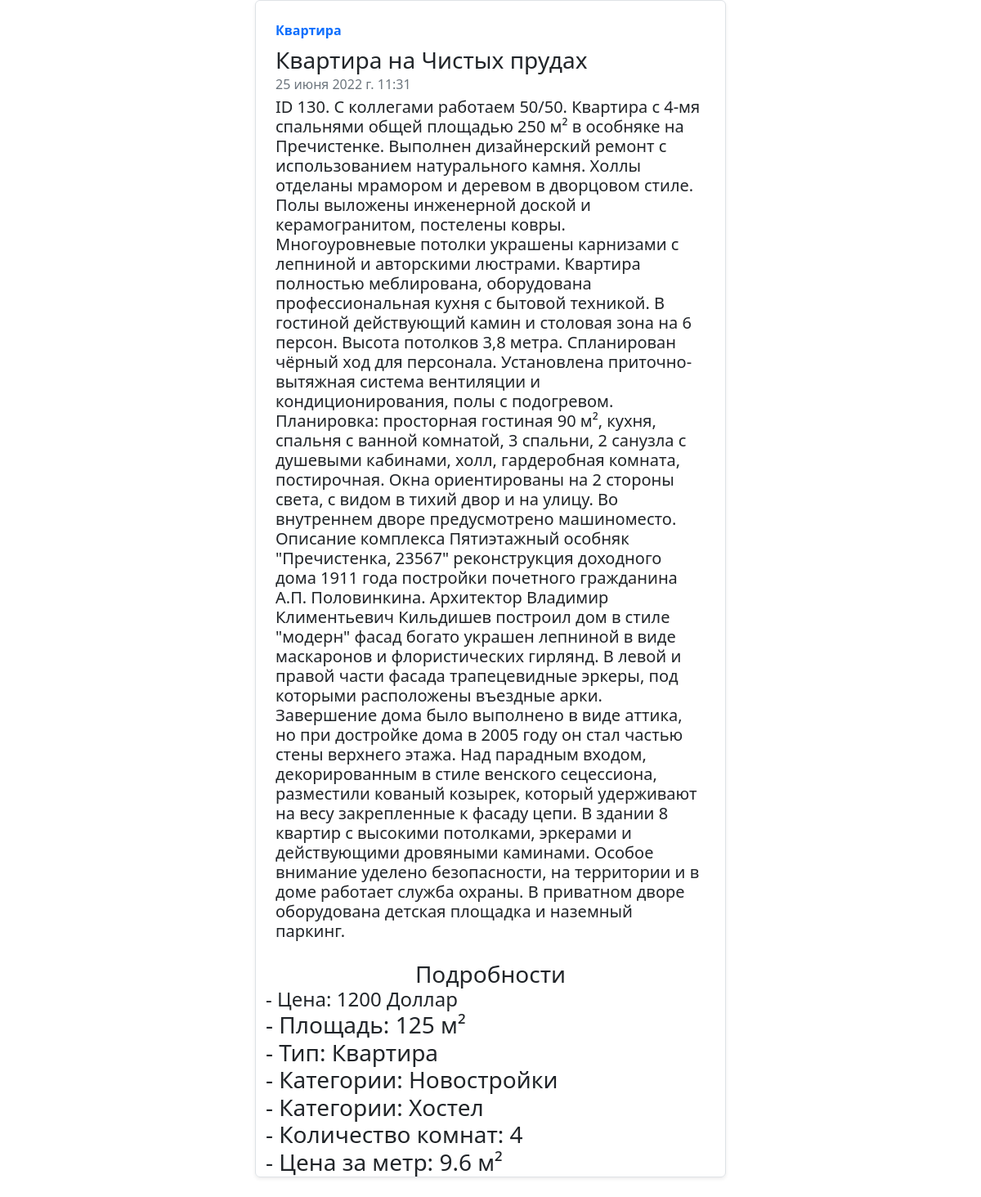
The app's page /estates/1, older data.
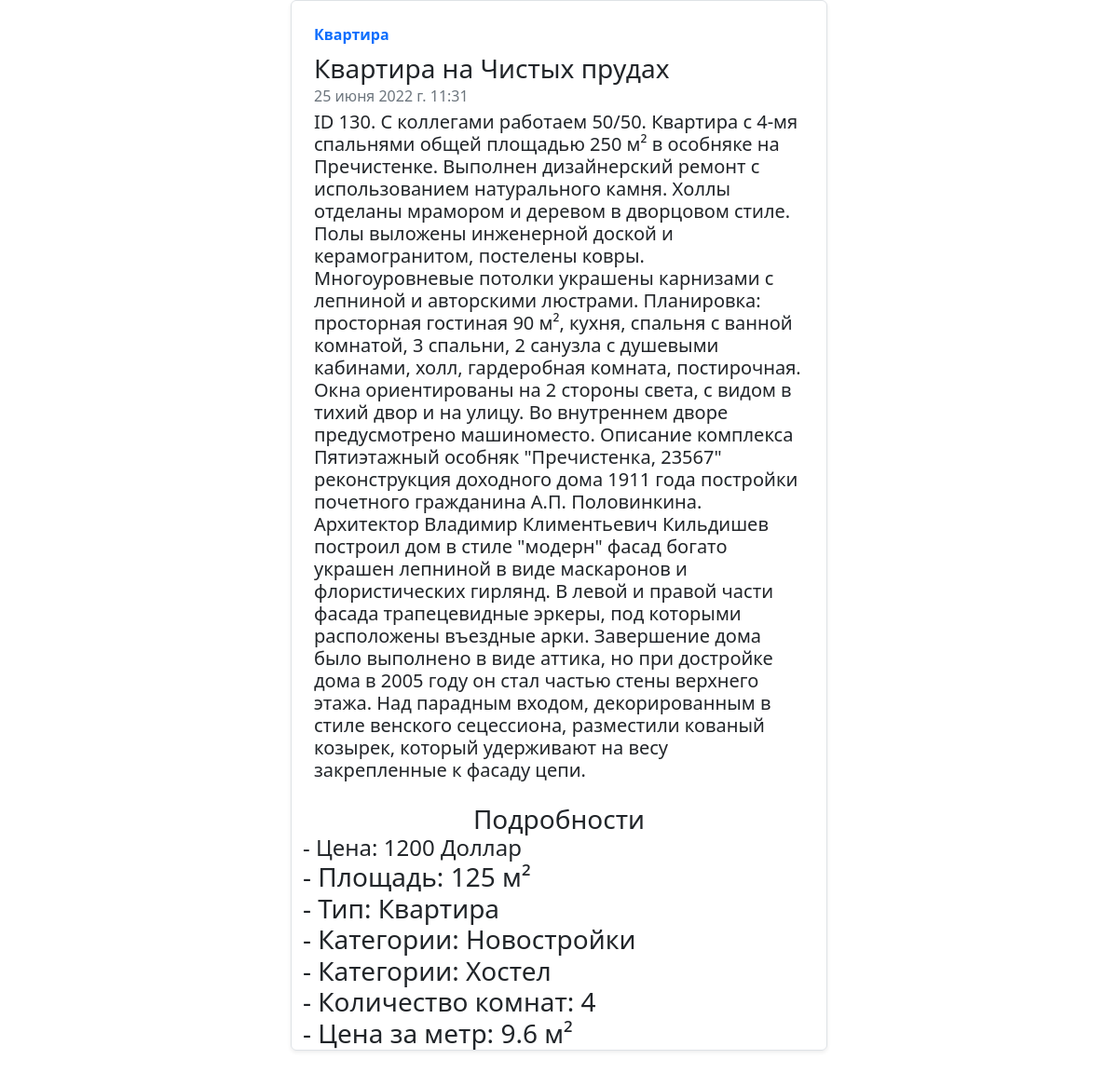
The same page, newer data.
### main/models.py (models this page shows, shortened)
class Estate(models.Model):
    title = models.CharField(verbose_name="Название", max_length=255, null=True, blank=True)
    description = models.TextField(verbose_name="Описание", null=True, blank=True)
    price = models.PositiveBigIntegerField(verbose_name="Цена")
    currency = models.CharField(verbose_name="Валюта", max_length=32, choices=CURRENCY, default=DOLLAR)
    area = models.PositiveIntegerField(verbose_name="Площадь")
    room_amount = models.PositiveSmallIntegerField(verbose_name="Количество комнат")
    type = models.CharField(verbose_name="Тип недвижимости", max_length=64, choices=ESTATE_TYPE, default=FLAT)
    categories = models.ManyToManyField(Category, related_name='estates')
    created_date = models.DateTimeField(default=now, editable=False)
    def get_price_per_meter(self):
        return f'{self.price / self.area} м²'
    def get_title(self):
        return self.title if self.title else f'{self.area} м², {self.room_amount} комнат'

### main/views.py (the view)
# urls.py: path('estates/<int:pk>', views.estate_detail, name="estate_detail"),
def estate_detail(request, pk):
    estate = Estate.objects.get(pk=pk)
    photos = Photo.objects.filter(estate__pk=pk)
    return render(request, 'estate_detail.html', {'estate': estate, 'photos': photos})

### main/templates/estate_detail.html (shortened to what this page needs)
{% extends "base.html" %}
{% block body %}
  <div class="col-md-6 container">
    <div class="row g-0 border rounded overflow-hidden flex-md-row mb-4 shadow-sm h-md-250 position-relative">
      <div class="col p-4 d-flex flex-column position-static">
        <strong class="d-inline-block mb-2 text-primary">{{ estate.type }}</strong>
        <h3 class="mb-0">{{ estate.get_title }}</h3>
        <div class="mb-1 text-muted">{{ estate.created_date }}</div>
        <p class="card-text mb-auto h5">{{ estate.description}}</p>
      </div>
        <div class="container">
          <p class="card-text mb-auto text-center h3">Подробности</p>
          <p class="card-text mb-auto h4">- Цена: {{ estate.price }} {{ estate.currency }}</p>
          <p class="card-text mb-auto h3">- Площадь: {{ estate.area }} м²</p>
          <p class="card-text mb-auto h3">- Тип: {{ estate.type }} </p>
          {% for category in estate.categories.all %}
              <p class="card-text mb-auto h3">- Категории: {{ category.name }}</p>
          {% endfor %}
          <p class="card-text mb-auto h3">- Количество комнат: {{ estate.room_amount }}</p>
          <p class="card-text mb-auto h3">- Цена за метр: {{ estate.get_price_per_meter }}</p>
        </div>
    </div>
  </div>
{% endblock %}

Row changes from the older to the newer data that the page shows:
changed Estate "Квартира на Чистых прудах": description "…лепниной и авторскими люстрами. Квартира полностью меблирована, оборудована профессиональная кухня с бытовой техникой. В гостиной действующий камин и столовая зона на 6 персон. Высота потолков 3,8 метра. Спланирован чёрный ход для персонала. Установлена приточно-вытяжная система вентиляции и кондиционирования, полы с подогревом. Планировка: просторная гостиная 90 м², кухня, спальня с ванной комнатой, 3 спальни, 2 санузла с душевыми кабинами, холл, гардеробная комната, постирочная. Окна ориентированы на 2 стороны света, с видом в тихий двор и на улицу. Во внутреннем дворе предусмотрено машиноместо. Описание комплекса Пятиэтажный особняк \"Пречистенка, 23567\" реконструкция доходного дома 1911…" → "…лепниной и авторскими люстрами. Планировка: просторная гостиная 90 м², кухня, спальня с ванной комнатой, 3 спальни, 2 санузла с душевыми кабинами, холл, гардеробная комната, постирочная. Окна ориентированы на 2 стороны света, с видом в тихий двор и на улицу. Во внутреннем дворе предусмотрено машиноместо. Описание комплекса Пятиэтажный особняк \"Пречистенка, 23567\" реконструкция доходного дома 1911 года постройки почетного гражданина А.П. Половинкина. Архитектор Владимир Климентьевич Кильдишев построил дом в стиле \"модерн\" фасад богато украшен лепниной в виде маскаронов и флористических гирлянд. В левой и правой части фасада трапецевидные эркеры, под которыми расположены въездные арки.…"
